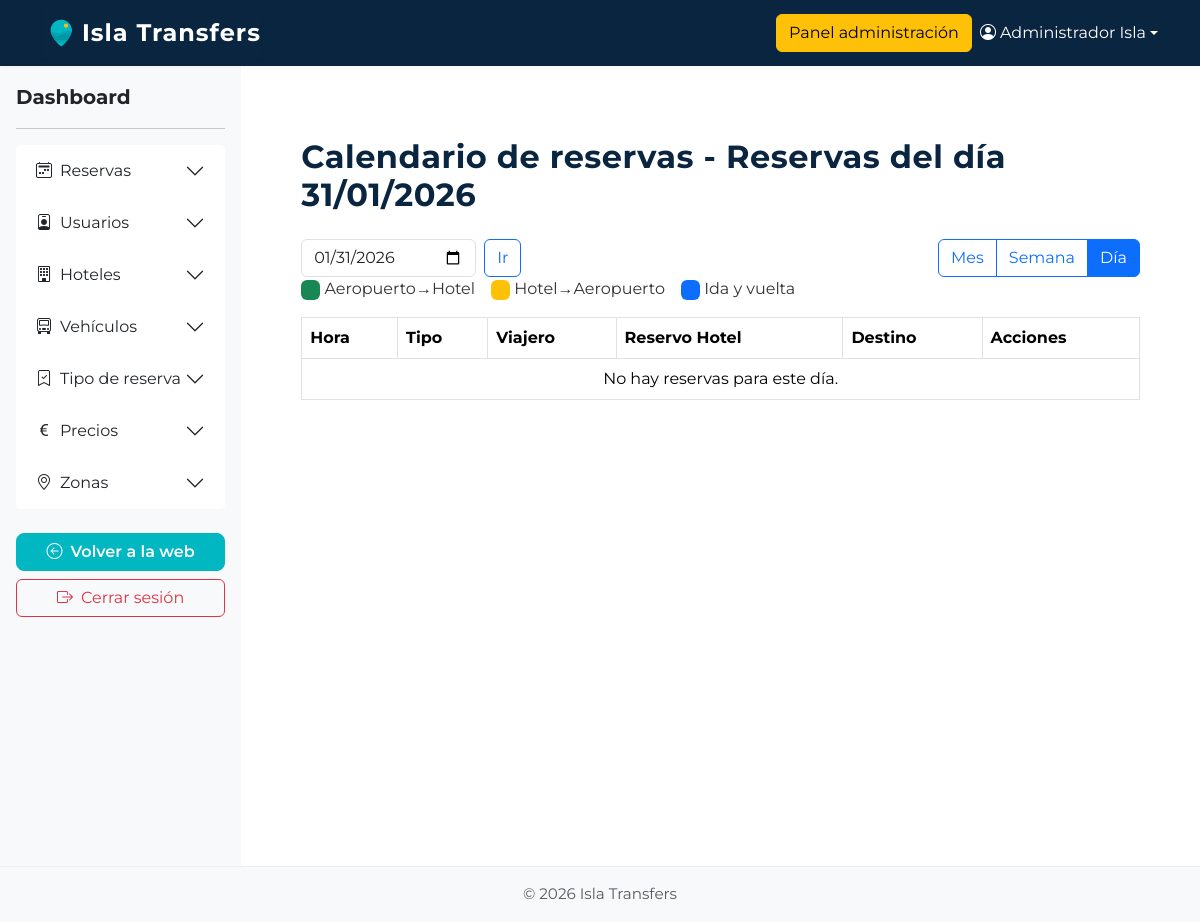
The page /userAdmin/calendarioDia (signed in) on the database as committed earlier.
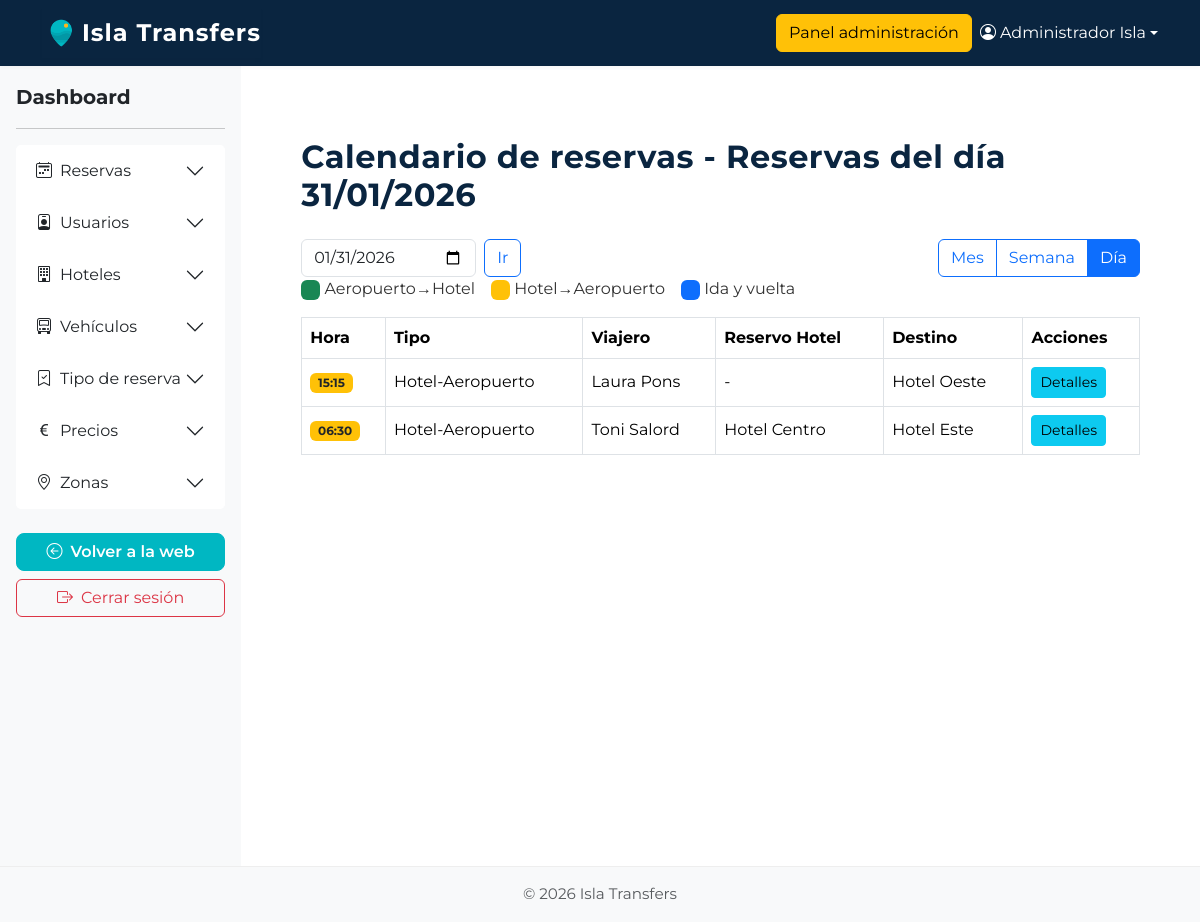
The same page on the database as committed later.
### tables this page shows
CREATE TABLE `transfer_reservas` (
  `id_reserva` int(11) NOT NULL,
  `localizador` varchar(100) NOT NULL,
  `id_hotel` int(11) DEFAULT NULL COMMENT 'Es el hotel que realiza la reserva',
  `id_tipo_reserva` int(11) NOT NULL,
  `id_viajero` int(11) NOT NULL,
  `id_creador`int(11) NOT NULL,
  `fecha_reserva` datetime NOT NULL,
  `fecha_modificacion` datetime NOT NULL,
  `id_destino` int(11) NOT NULL,
  `fecha_entrada` date NULL,
  `hora_entrada` time NULL,
  `numero_vuelo_entrada` varchar(50) NOT NULL,
  `origen_vuelo_entrada` varchar(50) NULL,
  `hora_vuelo_salida` time NULL,
  `fecha_vuelo_salida` date NULL,
  `num_viajeros` int(11) NOT NULL,
  `id_vehiculo` int(11) NOT NULL
);

CREATE TABLE `transfer_tipo_reservas` (
  `id_tipo_reserva` int(11) NOT NULL,
  `descripcion` varchar(100) NOT NULL
);

CREATE TABLE `transfer_hoteles` (
  `id_hotel` int(11) NOT NULL,
  `nombre` varchar(100) DEFAULT NULL,
  `id_zona` int(11) DEFAULT NULL,
  `comision` int(11) DEFAULT NULL,
  `usuario` varchar(100) NOT NULL UNIQUE,
  `email` varchar(100) NOT NULL UNIQUE,
  `password` varchar(255) NOT NULL
);

### core/Controller.php (called while the page is built, shortened)
<?php
class Controller
{
    public function view($view, $data = [])
    {
        extract($data);
        require __DIR__ . "/../app/views/$view.php";
    }
}

### app/controllers/UserAdminController.php (called while the page is built, shortened)
<?php
class UserAdminController extends Controller
{
    public function calendarioDia()
    {
        $fecha = isset($_GET['fecha']) ? $_GET['fecha'] : date('Y-m-d');
        $reservaModel = $this->model('Reserva');
        $reservas = $reservaModel->getReservasByRangoFechas($fecha, $fecha);
        $this->view('userAdmin/calendarioDia', [
            'reservas' => $reservas,
            'fecha' => $fecha
        ]);
    }
}

### html/index.php (called while the page is built, shortened)
<?php
$router = new Router();
$router->route();

### app/models/Reserva.php (called while the page is built, shortened)
<?php
class Reserva extends Model
{
    public function getReservasByRangoFechas($fechaInicio, $fechaFin)
    {
        $db = $this->db();
        $sql = "
        SELECT r.*,
            t.descripcion AS descripcion_tipo,
            h.nombre AS nombre_hotel,
            vh.nombre AS destino_hotel,
            CONCAT(v.nombre, ' ', v.apellido1) AS nombre_viajero,
            v.email AS email_viajero
        FROM transfer_reservas r
        LEFT JOIN transfer_tipo_reservas t ON r.id_tipo_reserva = t.id_tipo_reserva
        LEFT JOIN transfer_hoteles h ON r.id_hotel = h.id_hotel
        LEFT JOIN transfer_hoteles vh ON r.id_destino = vh.id_hotel
        LEFT JOIN transfer_viajeros v ON r.id_viajero = v.id_viajero
        WHERE
            (r.fecha_entrada BETWEEN ? AND ? OR r.fecha_vuelo_salida BETWEEN ? AND ?)
        ORDER BY r.fecha_entrada ASC, r.hora_entrada ASC
        ";
        $stmt = $db->prepare($sql);
        $stmt->execute([$fechaInicio, $fechaFin, $fechaInicio, $fechaFin]);
        return $stmt->fetchAll(PDO::FETCH_ASSOC);
    }
}

### app/views/userAdmin/calendarioDia.php (the view, shortened to what the changed rows need)
<?php require __DIR__ . '/../components/header.php'; ?>
<div class="d-flex" style="min-height: 100vh;">
    <?php require __DIR__ . '/../components/sidebar.php'; ?>
    <main class="flex-grow-1 p-5">
        <?php
        $fechaMostrada = isset($fecha) ? $fecha : date('Y-m-d');
        ?>
        <div class="container mt-4">
            <h2 class="mb-4">Calendario de reservas - Reservas del día <?= date('d/m/Y', strtotime($fechaMostrada)) ?></h2>
            <table class="table table-bordered align-middle">
                <thead>
                    <tr>
                        <th>Hora</th>
                        <th>Tipo</th>
                        <th>Viajero</th>
                        <th>Reservo Hotel</th>
                        <th>Destino</th>
                        <th>Acciones</th>
                    </tr>
                </thead>
                <tbody>
                    <?php if (empty($reservas)): ?>
                        <tr>
                            <td colspan="6" class="text-center">No hay reservas para este día.</td>
                        </tr>
                    <?php else: ?>
                        <?php foreach ($reservas as $r):
                            $color = match ((int)$r['id_tipo_reserva']) {
                                1 => 'success',
                                2 => 'warning text-dark',
                                3 => 'primary',
                                default => 'secondary'
                            };
                            $nombre = htmlspecialchars($r['nombre_viajero'] ?? $r['nombre_hotel'] ?? '-');
                            $hora = htmlspecialchars(substr($r['hora_entrada'] ?? $r['hora_vuelo_salida'] ?? '', 0, 5));
                        ?>
                            <tr>
                                <td><span class="badge bg-<?= $color ?>"><?= $hora ?></span></td>
                                <td><?= htmlspecialchars($r['descripcion_tipo'] ?? '-') ?></td>
                                <td><?= $nombre ?></td>
                                <td><?= htmlspecialchars($r['nombre_hotel'] ?? '-') ?></td>
                                <td><?= htmlspecialchars($r['destino_hotel'] ?? '-') ?></td>
                                <td>
                                    <a href="/userAdmin/verReserva/<?= $r['id_reserva'] ?>" class="btn btn-sm btn-info">Detalles</a>
                                </td>
                            </tr>
                        <?php endforeach; ?>
                    <?php endif; ?>
                </tbody>
            </table>
    </main>
</div>
<?php require __DIR__ . '/../components/footer.php'; ?>

Rows that differ between the two databases and show on the page:
added transfer_reservas: hora "15:15", id_tipo_reserva.descripcion "Hotel-Aeropuerto", nombre "Laura Pons", nombre_hotel "-", id_destino.nombre "Hotel Oeste"
added transfer_reservas: hora "06:30", id_tipo_reserva.descripcion "Hotel-Aeropuerto", nombre "Toni Salord", id_hotel.nombre "Hotel Centro", id_destino.nombre "Hotel Este"
Other text that changed with them:
text no longer shown: "No hay reservas para este día."
